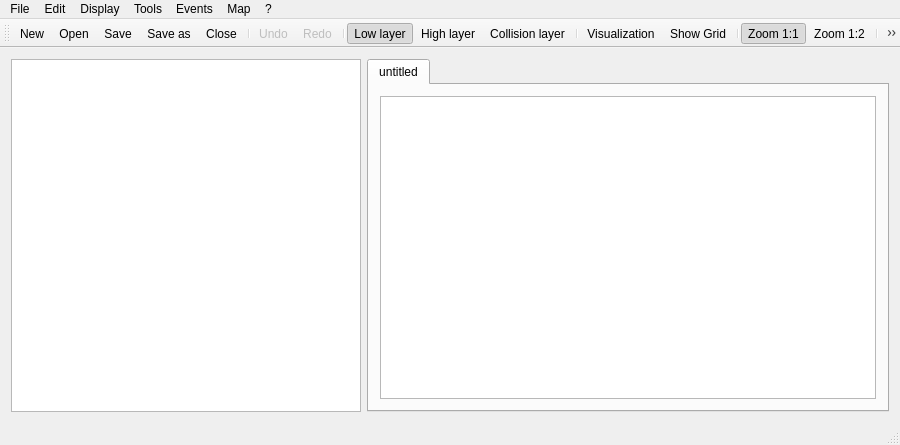
<?xml version="1.0" encoding="UTF-8"?>
<ui version="4.0">
 <class>MainWindow</class>
 <widget class="QMainWindow" name="MainWindow">
  <property name="geometry">
   <rect>
    <x>0</x>
    <y>0</y>
    <width>900</width>
    <height>445</height>
   </rect>
  </property>
  <property name="windowTitle">
   <string>Zelda Map Editor</string>
  </property>
  <property name="windowIcon">
   <iconset>
    <normaloff>../../build-ZeldaV6-Desktop_Qt_5_2_1_GCC_32bit-Debug/Resources/images/mapEditor/editer-editeur-papier-crayon-ecrivez-icone-6803-128.png</normaloff>../../build-ZeldaV6-Desktop_Qt_5_2_1_GCC_32bit-Debug/Resources/images/mapEditor/editer-editeur-papier-crayon-ecrivez-icone-6803-128.png</iconset>
  </property>
  <widget class="QWidget" name="centralWidget">
   <layout class="QHBoxLayout" name="horizontalLayout">
    <item>
     <widget class="QGraphicsView" name="graphicsViewChipset">
      <property name="maximumSize">
       <size>
        <width>350</width>
        <height>16777215</height>
       </size>
      </property>
      <property name="dragMode">
       <enum>QGraphicsView::RubberBandDrag</enum>
      </property>
      <property name="viewportUpdateMode">
       <enum>QGraphicsView::SmartViewportUpdate</enum>
      </property>
     </widget>
    </item>
    <item>
     <widget class="QTabWidget" name="tabMap">
      <property name="currentIndex">
       <number>0</number>
      </property>
      <widget class="QWidget" name="tab">
       <attribute name="title">
        <string>untitled</string>
       </attribute>
       <layout class="QHBoxLayout" name="horizontalLayout_2">
        <item>
         <widget class="QGraphicsView" name="graphicsViewMap">
          <property name="mouseTracking">
           <bool>true</bool>
          </property>
         </widget>
        </item>
       </layout>
      </widget>
     </widget>
    </item>
   </layout>
  </widget>
  <widget class="QMenuBar" name="menuBar">
   <property name="geometry">
    <rect>
     <x>0</x>
     <y>0</y>
     <width>900</width>
     <height>20</height>
    </rect>
   </property>
   <widget class="QMenu" name="menuFile">
    <property name="title">
     <string>File</string>
    </property>
    <addaction name="actionNew"/>
    <addaction name="actionOpen"/>
    <addaction name="actionSave"/>
    <addaction name="actionSave_as"/>
    <addaction name="actionClose"/>
   </widget>
   <widget class="QMenu" name="menuEdit">
    <property name="title">
     <string>Edit</string>
    </property>
    <addaction name="actionUndo"/>
    <addaction name="actionRedo"/>
    <addaction name="separator"/>
    <addaction name="actionLawer_layer"/>
    <addaction name="actionHigh_layer"/>
    <addaction name="actionCollision_layer"/>
    <addaction name="separator"/>
    <addaction name="actionVisualization"/>
   </widget>
   <widget class="QMenu" name="menuDisplay">
    <property name="title">
     <string>Display</string>
    </property>
    <addaction name="actionZoom_1_1"/>
    <addaction name="actionZoom_1_2"/>
    <addaction name="separator"/>
    <addaction name="actionShow_Grid"/>
   </widget>
   <widget class="QMenu" name="menuTools">
    <property name="title">
     <string>Tools</string>
    </property>
    <addaction name="actionBrush"/>
    <addaction name="actionPaint_pot"/>
    <addaction name="actionPipette"/>
    <addaction name="actionRectangle"/>
    <addaction name="actionCircle"/>
   </widget>
   <widget class="QMenu" name="menuEvents">
    <property name="title">
     <string>Events</string>
    </property>
   </widget>
   <widget class="QMenu" name="menuMap">
    <property name="title">
     <string>Map</string>
    </property>
    <addaction name="actionChange_dimension"/>
    <addaction name="actionChange_chipset"/>
    <addaction name="actionClear_map"/>
   </widget>
   <widget class="QMenu" name="menu">
    <property name="title">
     <string>?</string>
    </property>
    <addaction name="actionAbout"/>
   </widget>
   <addaction name="menuFile"/>
   <addaction name="menuEdit"/>
   <addaction name="menuDisplay"/>
   <addaction name="menuTools"/>
   <addaction name="menuEvents"/>
   <addaction name="menuMap"/>
   <addaction name="menu"/>
  </widget>
  <widget class="QToolBar" name="mainToolBar">
   <attribute name="toolBarArea">
    <enum>TopToolBarArea</enum>
   </attribute>
   <attribute name="toolBarBreak">
    <bool>false</bool>
   </attribute>
   <addaction name="actionNew"/>
   <addaction name="actionOpen"/>
   <addaction name="actionSave"/>
   <addaction name="actionSave_as"/>
   <addaction name="actionClose"/>
   <addaction name="separator"/>
   <addaction name="actionUndo"/>
   <addaction name="actionRedo"/>
   <addaction name="separator"/>
   <addaction name="actionLawer_layer"/>
   <addaction name="actionHigh_layer"/>
   <addaction name="actionCollision_layer"/>
   <addaction name="separator"/>
   <addaction name="actionVisualization"/>
   <addaction name="actionShow_Grid"/>
   <addaction name="separator"/>
   <addaction name="actionZoom_1_1"/>
   <addaction name="actionZoom_1_2"/>
   <addaction name="separator"/>
   <addaction name="actionBrush"/>
   <addaction name="actionPaint_pot"/>
   <addaction name="actionPipette"/>
   <addaction name="actionRectangle"/>
   <addaction name="actionCircle"/>
  </widget>
  <widget class="QStatusBar" name="statusBar"/>
  <action name="actionNew">
   <property name="icon">
    <iconset>
     <normaloff>../../build-ZeldaV6-Desktop_Qt_5_2_1_GCC_32bit-Debug/Resources/images/mapEditor/fichier-une-page-nouvelle--icone-4740-48.png</normaloff>../../build-ZeldaV6-Desktop_Qt_5_2_1_GCC_32bit-Debug/Resources/images/mapEditor/fichier-une-page-nouvelle--icone-4740-48.png</iconset>
   </property>
   <property name="text">
    <string>New</string>
   </property>
   <property name="shortcut">
    <string>Ctrl+N</string>
   </property>
  </action>
  <action name="actionOpen">
   <property name="icon">
    <iconset>
     <normaloff>../../build-ZeldaV6-Desktop_Qt_5_2_1_GCC_32bit-Debug/Resources/images/mapEditor/dossier-icone-4159-48.png</normaloff>../../build-ZeldaV6-Desktop_Qt_5_2_1_GCC_32bit-Debug/Resources/images/mapEditor/dossier-icone-4159-48.png</iconset>
   </property>
   <property name="text">
    <string>Open</string>
   </property>
   <property name="toolTip">
    <string>Open</string>
   </property>
   <property name="shortcut">
    <string>Ctrl+O</string>
   </property>
  </action>
  <action name="actionSave">
   <property name="icon">
    <iconset>
     <normaloff>../../build-ZeldaV6-Desktop_Qt_5_2_1_GCC_32bit-Debug/Resources/images/mapEditor/disque-sauvegardez-icone-4699-48.png</normaloff>../../build-ZeldaV6-Desktop_Qt_5_2_1_GCC_32bit-Debug/Resources/images/mapEditor/disque-sauvegardez-icone-4699-48.png</iconset>
   </property>
   <property name="text">
    <string>Save</string>
   </property>
   <property name="toolTip">
    <string>Save</string>
   </property>
   <property name="shortcut">
    <string>Ctrl+S</string>
   </property>
  </action>
  <action name="actionSave_as">
   <property name="icon">
    <iconset>
     <normaloff>../../build-ZeldaV6-Desktop_Qt_5_2_1_GCC_32bit-Debug/Resources/images/mapEditor/que-sauf-icone-5284-48.png</normaloff>../../build-ZeldaV6-Desktop_Qt_5_2_1_GCC_32bit-Debug/Resources/images/mapEditor/que-sauf-icone-5284-48.png</iconset>
   </property>
   <property name="text">
    <string>Save as ...</string>
   </property>
   <property name="shortcut">
    <string>Ctrl+Shift+S</string>
   </property>
  </action>
  <action name="actionClose">
   <property name="icon">
    <iconset>
     <normaloff>../../build-ZeldaV6-Desktop_Qt_5_2_1_GCC_32bit-Debug/Resources/images/mapEditor/porte-sortie-icone-7442-48.png</normaloff>../../build-ZeldaV6-Desktop_Qt_5_2_1_GCC_32bit-Debug/Resources/images/mapEditor/porte-sortie-icone-7442-48.png</iconset>
   </property>
   <property name="text">
    <string>Close</string>
   </property>
   <property name="toolTip">
    <string>Close</string>
   </property>
   <property name="shortcut">
    <string>Ctrl+Q</string>
   </property>
  </action>
  <action name="actionUndo">
   <property name="enabled">
    <bool>false</bool>
   </property>
   <property name="icon">
    <iconset>
     <normaloff>../../build-ZeldaV6-Desktop_Qt_5_2_1_GCC_32bit-Debug/Resources/images/mapEditor/defaire-icone-8681-48.png</normaloff>../../build-ZeldaV6-Desktop_Qt_5_2_1_GCC_32bit-Debug/Resources/images/mapEditor/defaire-icone-8681-48.png</iconset>
   </property>
   <property name="text">
    <string>Undo</string>
   </property>
   <property name="shortcut">
    <string>Ctrl+Z</string>
   </property>
  </action>
  <action name="actionRedo">
   <property name="enabled">
    <bool>false</bool>
   </property>
   <property name="icon">
    <iconset>
     <normaloff>../../build-ZeldaV6-Desktop_Qt_5_2_1_GCC_32bit-Debug/Resources/images/mapEditor/redo-icone-7712-48.png</normaloff>../../build-ZeldaV6-Desktop_Qt_5_2_1_GCC_32bit-Debug/Resources/images/mapEditor/redo-icone-7712-48.png</iconset>
   </property>
   <property name="text">
    <string>Redo</string>
   </property>
   <property name="shortcut">
    <string>Ctrl+Y</string>
   </property>
  </action>
  <action name="actionLawer_layer">
   <property name="checkable">
    <bool>true</bool>
   </property>
   <property name="checked">
    <bool>true</bool>
   </property>
   <property name="icon">
    <iconset>
     <normaloff>../../build-ZeldaV6-Desktop_Qt_5_2_1_GCC_32bit-Debug/Resources/images/mapEditor/couche1.png</normaloff>../../build-ZeldaV6-Desktop_Qt_5_2_1_GCC_32bit-Debug/Resources/images/mapEditor/couche1.png</iconset>
   </property>
   <property name="text">
    <string>Low layer</string>
   </property>
   <property name="shortcut">
    <string>Ctrl+1</string>
   </property>
  </action>
  <action name="actionHigh_layer">
   <property name="checkable">
    <bool>true</bool>
   </property>
   <property name="icon">
    <iconset>
     <normaloff>../../build-ZeldaV6-Desktop_Qt_5_2_1_GCC_32bit-Debug/Resources/images/mapEditor/couche2.png</normaloff>../../build-ZeldaV6-Desktop_Qt_5_2_1_GCC_32bit-Debug/Resources/images/mapEditor/couche2.png</iconset>
   </property>
   <property name="text">
    <string>High layer</string>
   </property>
   <property name="shortcut">
    <string>Ctrl+2</string>
   </property>
  </action>
  <action name="actionCollision_layer">
   <property name="checkable">
    <bool>true</bool>
   </property>
   <property name="icon">
    <iconset>
     <normaloff>../../build-ZeldaV6-Desktop_Qt_5_2_1_GCC_32bit-Debug/Resources/images/mapEditor/coucheCollision.png</normaloff>../../build-ZeldaV6-Desktop_Qt_5_2_1_GCC_32bit-Debug/Resources/images/mapEditor/coucheCollision.png</iconset>
   </property>
   <property name="text">
    <string>Collision layer</string>
   </property>
   <property name="shortcut">
    <string>Ctrl+3</string>
   </property>
  </action>
  <action name="actionVisualization">
   <property name="checkable">
    <bool>true</bool>
   </property>
   <property name="icon">
    <iconset>
     <normaloff>../../build-ZeldaV6-Desktop_Qt_5_2_1_GCC_32bit-Debug/Resources/images/mapEditor/couches-carte-icone-7284-128.png</normaloff>../../build-ZeldaV6-Desktop_Qt_5_2_1_GCC_32bit-Debug/Resources/images/mapEditor/couches-carte-icone-7284-128.png</iconset>
   </property>
   <property name="text">
    <string>Visualization</string>
   </property>
   <property name="shortcut">
    <string>Ctrl+0</string>
   </property>
  </action>
  <action name="actionZoom_1_1">
   <property name="checkable">
    <bool>true</bool>
   </property>
   <property name="checked">
    <bool>true</bool>
   </property>
   <property name="icon">
    <iconset>
     <normaloff>../../build-ZeldaV6-Desktop_Qt_5_2_1_GCC_32bit-Debug/Resources/images/mapEditor/minimiser-icone-8625-48.png</normaloff>../../build-ZeldaV6-Desktop_Qt_5_2_1_GCC_32bit-Debug/Resources/images/mapEditor/minimiser-icone-8625-48.png</iconset>
   </property>
   <property name="text">
    <string>Zoom 1:1</string>
   </property>
  </action>
  <action name="actionZoom_1_2">
   <property name="checkable">
    <bool>true</bool>
   </property>
   <property name="icon">
    <iconset>
     <normaloff>../../build-ZeldaV6-Desktop_Qt_5_2_1_GCC_32bit-Debug/Resources/images/mapEditor/maximiser-icone-5962-48.png</normaloff>../../build-ZeldaV6-Desktop_Qt_5_2_1_GCC_32bit-Debug/Resources/images/mapEditor/maximiser-icone-5962-48.png</iconset>
   </property>
   <property name="text">
    <string>Zoom 1:2</string>
   </property>
  </action>
  <action name="actionBrush">
   <property name="checkable">
    <bool>true</bool>
   </property>
   <property name="checked">
    <bool>true</bool>
   </property>
   <property name="icon">
    <iconset>
     <normaloff>../../build-ZeldaV6-Desktop_Qt_5_2_1_GCC_32bit-Debug/Resources/images/mapEditor/pinceau-icone-4100-128.png</normaloff>../../build-ZeldaV6-Desktop_Qt_5_2_1_GCC_32bit-Debug/Resources/images/mapEditor/pinceau-icone-4100-128.png</iconset>
   </property>
   <property name="text">
    <string>Brush</string>
   </property>
  </action>
  <action name="actionPaint_pot">
   <property name="checkable">
    <bool>true</bool>
   </property>
   <property name="icon">
    <iconset>
     <normaloff>../../build-ZeldaV6-Desktop_Qt_5_2_1_GCC_32bit-Debug/Resources/images/mapEditor/paintroller-icone-5978-128.png</normaloff>../../build-ZeldaV6-Desktop_Qt_5_2_1_GCC_32bit-Debug/Resources/images/mapEditor/paintroller-icone-5978-128.png</iconset>
   </property>
   <property name="text">
    <string>Paint pot</string>
   </property>
  </action>
  <action name="actionPipette">
   <property name="checkable">
    <bool>true</bool>
   </property>
   <property name="icon">
    <iconset>
     <normaloff>../../build-ZeldaV6-Desktop_Qt_5_2_1_GCC_32bit-Debug/Resources/images/mapEditor/couleur-couleur-cueilleur-icone-6523-48.png</normaloff>../../build-ZeldaV6-Desktop_Qt_5_2_1_GCC_32bit-Debug/Resources/images/mapEditor/couleur-couleur-cueilleur-icone-6523-48.png</iconset>
   </property>
   <property name="text">
    <string>Pipette</string>
   </property>
  </action>
  <action name="actionChange_dimension">
   <property name="text">
    <string>Change dimension</string>
   </property>
  </action>
  <action name="actionChange_chipset">
   <property name="text">
    <string>Change chipset</string>
   </property>
  </action>
  <action name="actionClear_map">
   <property name="text">
    <string>Clear map</string>
   </property>
  </action>
  <action name="actionAbout">
   <property name="text">
    <string>About</string>
   </property>
  </action>
  <action name="actionShow_Grid">
   <property name="checkable">
    <bool>true</bool>
   </property>
   <property name="icon">
    <iconset>
     <normaloff>../../build-ZeldaV6-Desktop_Qt_5_2_1_GCC_32bit-Debug/Resources/images/mapEditor/grid.png</normaloff>../../build-ZeldaV6-Desktop_Qt_5_2_1_GCC_32bit-Debug/Resources/images/mapEditor/grid.png</iconset>
   </property>
   <property name="text">
    <string>Show Grid</string>
   </property>
  </action>
  <action name="actionRectangle">
   <property name="checkable">
    <bool>true</bool>
   </property>
   <property name="icon">
    <iconset>
     <normaloff>../../build-ZeldaV6-Desktop_Qt_5_2_1_GCC_32bit-Debug/Resources/images/mapEditor/rectangle.png</normaloff>../../build-ZeldaV6-Desktop_Qt_5_2_1_GCC_32bit-Debug/Resources/images/mapEditor/rectangle.png</iconset>
   </property>
   <property name="text">
    <string>Rectangle</string>
   </property>
  </action>
  <action name="actionCircle">
   <property name="checkable">
    <bool>true</bool>
   </property>
   <property name="icon">
    <iconset>
     <normaloff>../../build-ZeldaV6-Desktop_Qt_5_2_1_GCC_32bit-Debug/Resources/images/mapEditor/circle.png</normaloff>../../build-ZeldaV6-Desktop_Qt_5_2_1_GCC_32bit-Debug/Resources/images/mapEditor/circle.png</iconset>
   </property>
   <property name="text">
    <string>Circle</string>
   </property>
  </action>
 </widget>
 <layoutdefault spacing="6" margin="11"/>
 <resources/>
 <connections>
  <connection>
   <sender>actionClose</sender>
   <signal>triggered()</signal>
   <receiver>MainWindow</receiver>
   <slot>close()</slot>
   <hints>
    <hint type="sourcelabel">
     <x>-1</x>
     <y>-1</y>
    </hint>
    <hint type="destinationlabel">
     <x>346</x>
     <y>222</y>
    </hint>
   </hints>
  </connection>
 </connections>
</ui>
